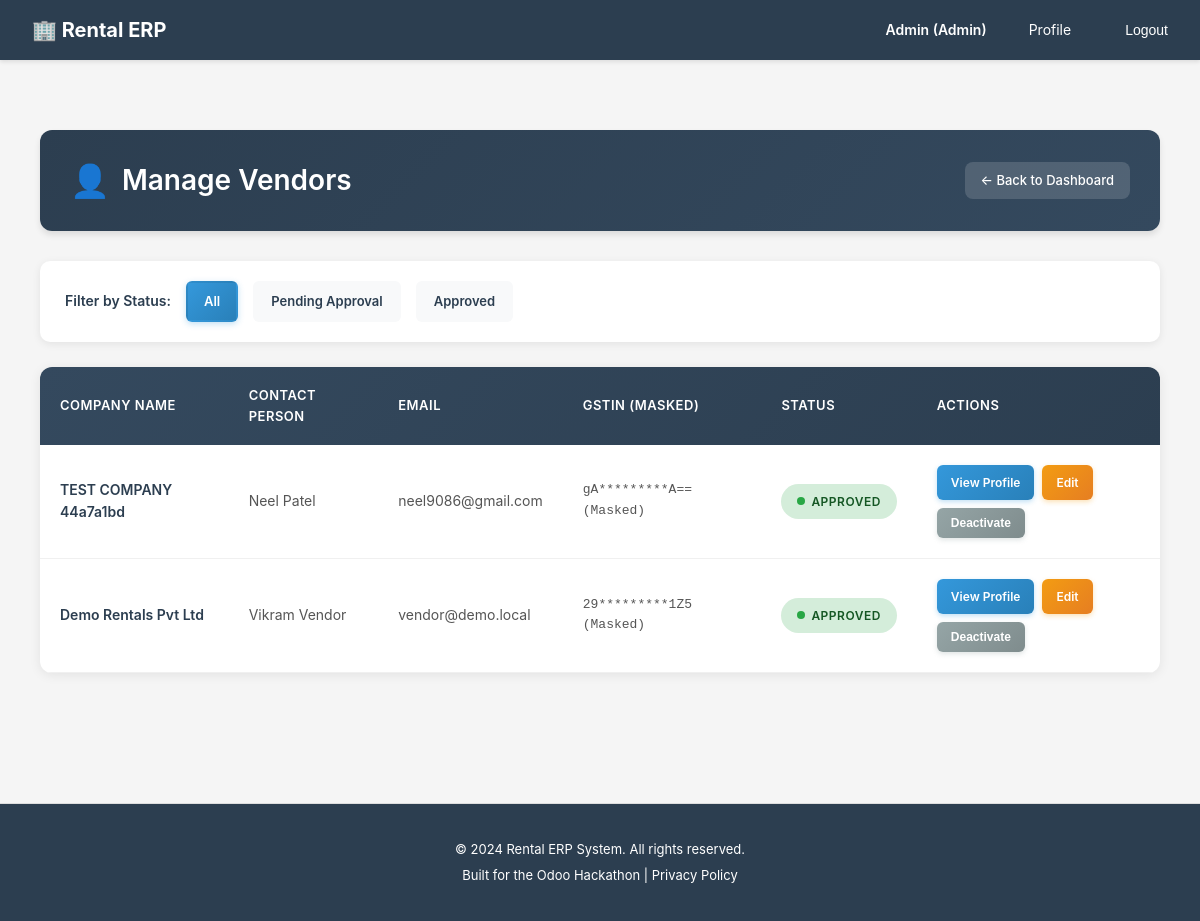
The app's page /accounts/admin/vendors/ (signed in) with its own data.
### accounts/models.py (models this page shows, shortened)
class User(AbstractUser):
    ROLE_CHOICES = [
        ('customer', 'Customer'),  # End-user who rents products
        ('vendor', 'Vendor'),      # Business user who owns rental products
        ('admin', 'Admin'),        # System administrator with full access
    ]
    email = models.EmailField(
        unique=True,
        validators=[EmailValidator()],
        help_text="Used for login and notifications"
    )
    role = models.CharField(
        max_length=20,
        choices=ROLE_CHOICES,
        default='customer',
        help_text="Determines user's permissions and accessible features"
    )
    phone = models.CharField(
        max_length=15,
        blank=True,
        null=True,
        validators=[
            RegexValidator(
                regex=r'^\+?1?\d{9,15}$',
                message="Phone number must be entered in the format: '+999999999'. Up to 15 digits allowed."
            )
        ],
        help_text="Contact number for order notifications and support"
    )
    is_verified = models.BooleanField(
        default=False,
        help_text="Email verification status for security"
    )
    totp_secret = models.CharField(
        max_length=32,
        blank=True,
        null=True,
        help_text="TOTP secret key for 2FA (encrypted)"
    )
    totp_enabled = models.BooleanField(
        default=False,
        help_text="Whether TOTP 2FA is enabled for this user"
    )
    created_at = models.DateTimeField(auto_now_add=True)
    updated_at = models.DateTimeField(auto_now=True)
    @property
    def phone_number(self):
        """Property alias for backward compatibility with older view/form code"""
        return self.phone
    USERNAME_FIELD = 'email'
    REQUIRED_FIELDS = ['username', 'first_name', 'last_name']
    class Meta:
        db_table = 'users'
        verbose_name = 'User'
        verbose_name_plural = 'Users'
        ordering = ['-created_at']

class VendorProfile(models.Model):
    user = models.OneToOneField(
        User,
        on_delete=models.CASCADE,
        related_name='vendorprofile',
        limit_choices_to={'role': 'vendor'},
        help_text="Links to the Vendor User account"
    )
    company_name = models.CharField(
        max_length=255,
        help_text="Vendor's registered business name"
    )
    gstin = models.CharField(
        max_length=255,  # Increased for encrypted data
        unique=True,
        help_text="Vendor's GST number for tax compliance (encrypted)"
    )
    business_address = models.TextField(
        help_text="Vendor's business location"
    )
    state = models.CharField(
        max_length=100,
        help_text="State for GST calculations"
    )
    city = models.CharField(
        max_length=100,
        blank=True,
        null=True
    )
    pincode = models.CharField(
        max_length=6,
        validators=[
            RegexValidator(regex=r'^\d{6}$', message="Enter a valid 6-digit pincode")
        ]
    )
    bank_account_number = models.CharField(
        max_length=255,  # Increased for encrypted data
        blank=True,
        null=True,
        help_text="For revenue payouts (encrypted)"
    )
    bank_ifsc_code = models.CharField(
        max_length=255,  # Increased for encrypted data
        blank=True,
        null=True,
        help_text="Bank branch code (encrypted)"
    )
    vendor_logo = models.ImageField(
        upload_to='vendors/logos/',
        blank=True,
        null=True,
        help_text="Vendor's business logo for documents"
    )
    ADVANCE_PAYMENT_CHOICES = [
        ('none', 'No Advance Required'),
        ('half', '50% Advance Required'),
        ('full', '100% Advance Required'),
        ('custom', 'Custom Percentage Advance'),
    ]
    advance_payment_type = models.CharField(
        max_length=20,
        choices=ADVANCE_PAYMENT_CHOICES,
        default='none',
        help_text="Standard advance payment policy for this vendor"
    )
    advance_payment_percentage = models.DecimalField(
        max_digits=5,
        decimal_places=2,
        default=0.00,
        help_text="Percentage of total to be paid as advance (for 'custom' type)"
    )
    upi_id = models.CharField(
        max_length=255,  # Encrypted UPI ID for alternative payment
        blank=True,
        null=True,
        help_text="UPI ID for instant payouts (encrypted)"
    )
    bank_name = models.CharField(
        max_length=100,
        blank=True,
        null=True
    )
    total_products = models.PositiveIntegerField(
        default=0,
        help_text="Number of products listed by this vendor"
    )
    total_rentals = models.PositiveIntegerField(
        default=0,
        help_text="Total rental orders fulfilled"
    )
    total_revenue = models.DecimalField(
        max_digits=12,
        decimal_places=2,
        default=0.00,
        help_text="Lifetime earnings from rentals"
    )
    average_rating = models.DecimalField(
        max_digits=3,
        decimal_places=2,
        default=0.00,
        help_text="Customer satisfaction score (0-5)"
    )
    is_approved = models.BooleanField(
        default=False,
        help_text="Admin approval required before vendor can list products"
    )
    approved_at = models.DateTimeField(
        blank=True,
        null=True,
        help_text="When admin approved this vendor"
    )
    created_at = models.DateTimeField(auto_now_add=True)
    updated_at = models.DateTimeField(auto_now=True)
    class Meta:
        db_table = 'vendor_profiles'
        verbose_name = 'Vendor Profile'
        verbose_name_plural = 'Vendor Profiles'

### accounts/decorators.py (the view)
        def wrapper(request, *args, **kwargs):
            if not request.user.is_authenticated:
                return redirect('accounts:login')
            if request.user.role not in allowed_roles:
                return HttpResponseForbidden('You do not have access to this page.')
            return view_func(request, *args, **kwargs)

### templates/accounts/admin_vendor_list.html (shortened to what this page needs)
{% extends 'base.html' %}
{% block content %}
<div class="vendors-container">
    <div class="page-header">
        <h2>Manage Vendors</h2>
        <a href="{% url 'dashboards:dashboard' %}" class="back-link">← Back to Dashboard</a>
    </div>
    <div class="filter-section">
        <span class="filter-label">Filter by Status:</span>
        <a href="{% url 'accounts:admin_vendor_list' %}" class="filter-btn {% if not current_status %}active{% endif %}">All</a>
        <a href="{% url 'accounts:admin_vendor_list' %}?status=pending" class="filter-btn {% if current_status == 'pending' %}active{% endif %}">Pending Approval</a>
        <a href="{% url 'accounts:admin_vendor_list' %}?status=approved" class="filter-btn {% if current_status == 'approved' %}active{% endif %}">Approved</a>
    </div>
    {% if vendors %}
    <div class="vendors-table-wrapper">
        <table class="vendors-table">
            <thead>
                <tr>
                    <th>Company Name</th>
                    <th>Contact Person</th>
                    <th>Email</th>
                    <th>GSTIN (Masked)</th>
                    <th>Status</th>
                    <th>Actions</th>
                </tr>
            </thead>
            <tbody>
                {% for vendor in vendors %}
                <tr class="vendor-row">
                    <td><span class="vendor-name">{{ vendor.company_name }}</span></td>
                    <td>{{ vendor.user.get_full_name }}</td>
                    <td>{{ vendor.user.email }}</td>
                    <td class="masked-gstin">
                        {{ vendor.gstin|slice:":2" }}*********{{ vendor.gstin|slice:"-3:" }} (Masked)
                    </td>
                    <td>
                        {% if vendor.is_approved %}
                            <span class="status-badge status-approved">Approved</span>
                        {% else %}
                            <span class="status-badge status-pending">Pending</span>
                        {% endif %}
                    </td>
                    <td>
                        <div class="actions-cell">
                            <a href="{% url 'accounts:admin_vendor_profile' vendor.pk %}" class="action-btn">View Profile</a>
                            <a href="{% url 'accounts:admin_vendor_edit' vendor.pk %}" class="action-btn action-btn-warning">Edit</a>
                            {% if not vendor.is_approved %}
                                <form method="POST" action="{% url 'accounts:approve_vendor' vendor.pk %}">
                                    {% csrf_token %}
                                    <button type="submit" class="action-btn action-btn-success" onclick="return confirm('Approve this vendor?')">Approve</button>
                                </form>
                            {% else %}
                                <form method="POST" action="{% url 'accounts:reject_vendor' vendor.pk %}">
                                    <button type="submit" class="action-btn action-btn-secondary" onclick="return confirm('Deactivate this vendor?')">Deactivate</button>
                                </form>
                            {% endif %}
                        </div>
                    </td>
                </tr>
                {% endfor %}
            </tbody>
        </table>
    </div>
    {% else %}
    <div class="empty-state">
        <div class="empty-state-icon">📭</div>
        <p class="empty-state-text">No vendors found matching your criteria.</p>
    </div>
    {% endif %}
</div>
{% endblock %}

### templates/base.html (shortened to what this page needs)
{% load static %}
<!DOCTYPE html>
<html lang="en">
<head>
</head>
<body>
    <nav>
        <div class="container">
            <a href="/" class="logo">🏢 Rental ERP</a>
            <ul>
                {% if user.is_authenticated %}
                    <li><strong>{{ user.first_name }} ({{ user.get_role_display }})</strong></li>
                    <li><a href="{% url 'accounts:profile' %}">Profile</a></li>
                    <li>
                        <form method="POST" action="{% url 'accounts:logout' %}" style="display: inline;">
                            <button type="submit" style="background: none; border: none; color: #fff; cursor: pointer; padding: 8px 12px; font-size: 14px;">Logout</button>
                        </form>
                    </li>
                {% else %}
                    <li><a href="{% url 'accounts:login' %}">Login</a></li>
                    <li><a href="{% url 'accounts:signup_customer' %}">Sign Up (Customer)</a></li>
                    <li><a href="{% url 'accounts:signup_vendor' %}">Sign Up (Vendor)</a></li>
                {% endif %}
            </ul>
        </div>
    </nav>
    <main>
        <div class="container">
            {% block content %}{% endblock %}
        </div>
    </main>
    <footer>
        <p>&copy; 2024 Rental ERP System. All rights reserved.</p>
        <p>Built for the Odoo Hackathon | <a href="#" style="color: #fff;">Privacy Policy</a></p>
    </footer>
</body>
</html>

### records on screen
User: first_name "Admin", role "Admin"
VendorProfile: company_name "TEST COMPANY 44a7a1bd", user.get_full_name "Neel Patel", user.email "neel9086@gmail.com", gstin "gA", gstin "A==", is_approved "APPROVED"
VendorProfile: company_name "Demo Rentals Pvt Ltd", user.get_full_name "Vikram Vendor", user.email "vendor@demo.local", gstin "29", gstin "1Z5", is_approved "APPROVED"
